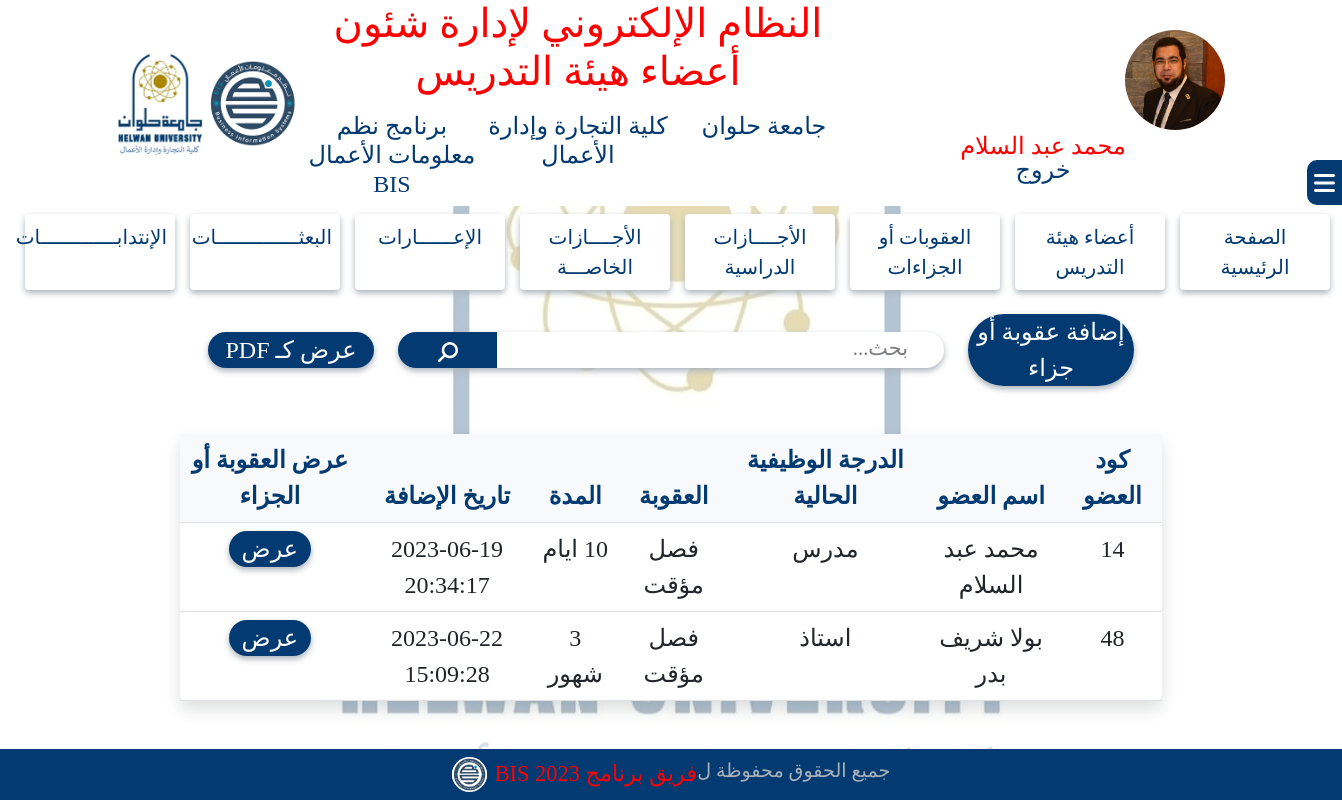
The app's page /system/penalties.php (signed in) with its own data.
### tables this page shows
CREATE TABLE `doctors_account` (
  `DoctorCode` int(11) NOT NULL,
  `Doctor_ar_Name` varchar(255) NOT NULL,
  `Doctor_eng_Name` varchar(255) NOT NULL,
  `National_id` varchar(255) NOT NULL,
  `Mobile` varchar(255) NOT NULL,
  `Academic_Mail` varchar(255) NOT NULL,
  `Personal_Mail` varchar(255) NOT NULL,
  `Notes` text NOT NULL,
  `Doctor_image` varchar(255) NOT NULL,
  `Department_id` tinyint(4) NOT NULL,
  `uni_id` tinyint(4) NOT NULL,
  `Faculty_id` tinyint(4) NOT NULL,
  `Doctor_job_id` tinyint(4) NOT NULL,
  `date_of_birth` date NOT NULL,
  `hiring_date` date NOT NULL,
  `qualifications` text NOT NULL
);

CREATE TABLE `p74_penalties` (
  `penality_id` int(50) NOT NULL,
  `doctorCodeInput` int(50) NOT NULL,
  `penaltyDescription` varchar(255) NOT NULL,
  `penaltyReason` text NOT NULL,
  `penaltyFile` varchar(255) NOT NULL,
  `penaltyDuration` varchar(255) NOT NULL,
  `startDate` date NOT NULL,
  `endDate` date NOT NULL,
  `penaltyNotes` text NOT NULL,
  `added_date` datetime NOT NULL DEFAULT current_timestamp(),
  `added_by` tinyint(4) NOT NULL
);

CREATE TABLE `doctor_jobs` (
  `Doctor_job_id` tinyint(4) NOT NULL,
  `Doctor_job_ar_name` varchar(20) NOT NULL,
  `Doctor_job_eng_name` varchar(20) NOT NULL,
  `job_order` tinyint(4) NOT NULL
);

### system/penalties.php (the view, shortened to what this page needs)
<!DOCTYPE html>
<html lang="ar">
<head>
    <link rel="stylesheet" href="../css/all.min.css">
    <link rel="stylesheet" href="../css/bootstrap.min.css">
    <link rel="stylesheet" href="../css/style.css">
</head>
<body class="body">
    <div class="bodyCover"></div>
    <?php
    include('header.php');
    ?>
    <div class="sidebarContainer">
        <?php
        include('sidebar.php');
        ?>
    </div>
    <div class="container mt-3">
        <div class="row align-items-center justify-content-center">
            <div class="col-md-2">
                <div class="addPenalty">
                    <a href="addPenalty.php" class="text-decoration-none text-white">
                        <button class="addPenaltyBtn rounded-pill w-100 border-0" id="addPenaltyBtn">إضافة عقوبة أو جزاء</button>
                    </a>
                </div>
            </div>
            <div class="col-md-6">
                <div class="search position-relative">
                    <form action="" method="post" id="searchForm">
                        <input type="text" class="searchField form-control w-100 rounded-pill border-0" name="search" placeholder="بحث...">
                        <button type="submit" class="searchBtn rounded-start-pill">
                            <i class="fa-solid fa-magnifying-glass fa-rotate-90 fa-lg" style="color: #fff;"></i>
                        </button>
                    </form>
                </div>
            </div>
            <div class="col-md-2">
                <div class="displayAsPDF">
                    <a href="displayAsPDF.php?title=p74_penalties" class="text-decoration-none text-white">
                        <button class="displayPDFBtn rounded-pill w-100 border-0" id="displayPDFBtn">عرض كـ PDF</button>
                    </a>
                </div>
            </div>
        </div>
    </div>
    <div class="container-fluid my-5">
        <div class="row justify-content-center">
            <div class="col-md-9">
                <table class="table text-center fs-4 bg-white shadow rounded-2">
                    <thead class="mainText table-light">
                        <tr>
                            <th>كود العضو</th>
                            <th>اسم العضو</th>
                            <th>الدرجة الوظيفية الحالية</th>
                            <th>العقوبة</th>
                            <th>المدة</th>
                            <th>تاريخ الإضافة</th>
                            <th>عرض العقوبة أو الجزاء</th>
                        </tr>
                    </thead>
                    <tbody>
                        <?php if (isset($_POST['search'])) {
                            $st = $_POST['search'];
                            $myquery = "SELECT * FROM doctors_account
                                        INNER JOIN  doctor_jobs
                                        ON doctors_account.Doctor_job_id=doctor_jobs.Doctor_job_id
                                        INNER JOIN  p74_penalties
                                        ON p74_penalties.doctorCodeInput=doctors_account.DoctorCode
                                        WHERE Doctor_ar_Name like '%$st%' ";
                            $results = mysqli_query($bis, $myquery);
                            while ($row = mysqli_fetch_array($results)) {
                        ?>
                                <tr>
                                    <td><?php echo $row['doctorCodeInput']; ?></td>
                                    <td><?php echo $row['Doctor_ar_Name']; ?></td>
                                    <td><?php echo $row['Doctor_job_ar_name']; ?></td>
                                    <td><?php echo $row['penaltyDescription']; ?></td>
                                    <td><?php echo $row['penaltyDuration']; ?></td>
                                    <td><?php echo $row['added_date']; ?></td>
                                    <td>
                                    <a href="penaltyDetails.php?id=<?php echo $row['penality_id']; ?>" class="text-decoration-none">
                                            <button class="border-0 rounded-pill w-50 fs-4 tableDisplayPenaltyBtn">عرض </button>
                                        </a>
                                    </td>
                                </tr>
                            <?php }
                        } else {
                            $myquery = "SELECT * FROM doctors_account
                            INNER JOIN  doctor_jobs
                            ON doctors_account.Doctor_job_id=doctor_jobs.Doctor_job_id
                            INNER JOIN  p74_penalties
                            ON p74_penalties.doctorCodeInput=doctors_account.DoctorCode";
                            $results = mysqli_query($bis, $myquery);
                            while ($row = mysqli_fetch_array($results)) {
                            ?>
                                <tr>
                                    <td><?php echo $row['doctorCodeInput']; ?></td>
                                    <td><?php echo $row['Doctor_ar_Name']; ?></td>
                                    <td><?php echo $row['Doctor_job_ar_name']; ?></td>
                                    <td><?php echo $row['penaltyDescription']; ?></td>
                                    <td><?php echo $row['penaltyDuration']; ?></td>
                                    <td><?php echo $row['added_date']; ?></td>
                                    <td>
                                        <a href="penaltyDetails.php?id=<?php echo $row['penality_id']; ?>" class="text-decoration-none">
                                            <button class="border-0 rounded-pill w-50 fs-4 tableDisplayPenaltyBtn">عرض </button>
                                        </a>
                                    </td>
                                </tr>
                        <?php  }
                        } ?>
                    </tbody>
                </table>
            </div>
        </div>
    </div>
    <div class="fixedFooter position-fixed bottom-0 start-0 end-0 z-1">
        <?php
        include('footer.php');
        ?>
    </div>
</body>
</html>

### css/style.css (style rules this page uses)
:root { --main-title: #f00; --main-text: #023A71; --subtext: #AAB2BA; }
* { font-family: "typesetting"; margin: 0; padding: 0; box-sizing: border-box; direction: rtl; }
.mainText { color: var(--main-text, #023A71) }
::placeholder { color: var(--subtext, #AAB2BA); opacity: 0.8 !important; font-size: 1.3rem; padding-right: 24px; }
.shadow { box-shadow: 0px 3px 6px #AAB2BA; }
.body { background-image: url(../images/Facultylogo.jpg); background-repeat: no-repeat; background-position: center; background-attachment: fixed; }
.bodyCover { width: 100%; height: 100vh; background-color: #fff; opacity: 0.7; position: fixed; top: 0; bottom: 0; z-index: -9999; }
.addMemberBtn, .addPenaltyBtn, .addSecondmentBtn, .addVacationBtn, .updateJobGradeBtn, .CompleteDataBtn, .tableUpdateJobGradeBtn, .tableCompleteDataBtn, .updateMemberDataBtn, .tableDisplayBtn, .tableAddPenaltyBtn, .tableAddSecondmentBtn, .tableAddVacationBtn, .tableUpdateJobGradeBtn, .updatePenaltyBtn, .addVacationBtn, .updateVacationBtn, .addSecondmentBtn, .updateSecondmentBtn, .displayReport, .anotherReport, .tableDisplayBtn, .addUserBtn, .updateBtn, .updateSystemDataBtn, .updateSystemDataModalBtn, .tableDisplayPenaltyBtn, .tableDisplaySecondmentBtn, .tableDisplayVacationBtn, .addPrivateVacationBtn, .tableAddPrivateVacationBtn, .tableDisplayMissionBtn, .addMissionBtn, .tableAddMissionBtn, .updateMissionBtn, .addAssignmentBtn, .tableDisplayAssignmentBtn, .tableAddAssignmentBtn, .updateAssignmentBtn, .tableDisplayPrivateVacationBtn, .updatePrivateVacationBtn, .completeBtn, .updateJobGradeBtn, .displayPDFBtn { background-color: var(--main-text, #023A71); color: #fff; font-size: 1.5rem; box-shadow: 0px 3px 6px #AAB2BA; }
.searchField { box-shadow: 0px 3px 6px #AAB2BA; }
.searchBtn { width: 100px; height: 36px; border: none; background-color: var(--main-text, #023A71); padding: 5px 20px 0 20px; border-right: 1px solid #fff; text-align: center; position: absolute; top: 0; left: 0; }
.sidebarContainer { position: fixed; width: 100%; top: 20vh; right: -100%; z-index: 99999; }
.fixedFooter { z-index: -1; }

### records on screen
doctors_account: p74_penalties.doctorCodeInput "14", Doctor_ar_Name "محمد عبد السلام", Doctor_job.Doctor_job_ar_name "مدرس", p74_penalties.penaltyDescription "فصل مؤقت", p74_penalties.penaltyDuration "10 ايام", p74_penalties.added_date "2023-06-19 20:34:17"
doctors_account: p74_penalties.doctorCodeInput "48", Doctor_ar_Name "بولا شريف بدر", Doctor_job.Doctor_job_ar_name "استاذ", p74_penalties.penaltyDescription "فصل مؤقت", p74_penalties.penaltyDuration "3 شهور", p74_penalties.added_date "2023-06-22 15:09:28"

### other values on screen
$_SESSION['user_ar_name'] "محمد عبد السلام"
$_SESSION['app_name'] "النظام الإلكتروني لإدارة شئون أعضاء هيئة التدريس"
$_SESSION['Uni_name'] "جامعة حلوان"
$_SESSION['Faculty_name'] "كلية التجارة وإدارة الأعمال"
$_SESSION['Program_name'] "برنامج نظم معلومات الأعمال BIS"
